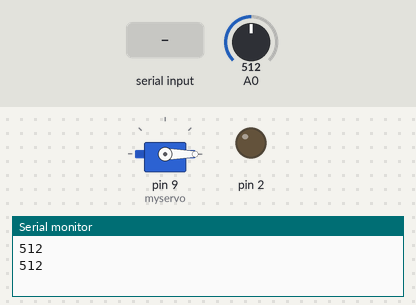
A sketch run on a simulated Arduino Uno, built with avr-gcc and run on an emulated ATmega328P. On the bench: servo, output pins drawn as LEDs (lit = HIGH), the last lines printed to the serial monitor. Inputs (shaded band) come from the test bench; at power-on: A0 = 512.

Above: at 1.2 s.
1.3 s: "2" received over Serial
At 2.45 s:
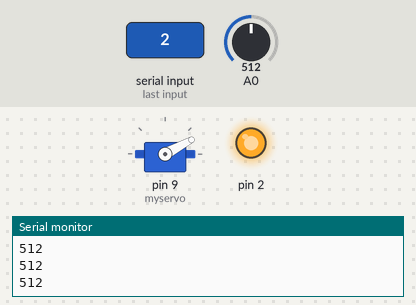
At 7.9 s:
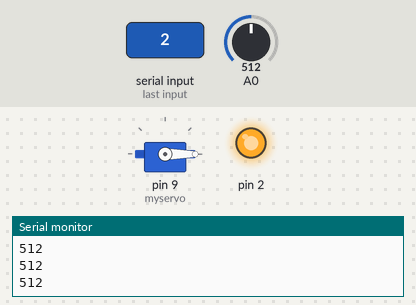
Timing chart, 0 to 10.0 s (numbered marks = the images above; inputs shaded):
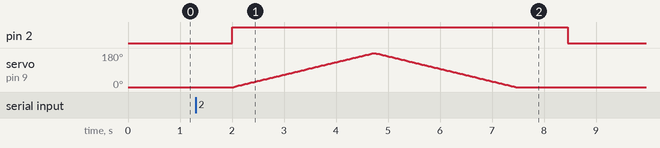

Measured:
- after the input at 1.3 s, pin 2: LOW → HIGH after 0.70 s, → LOW 6.5 s later; servo on pin 9 (myservo): rises from 0° to 180° in 2.7 s, then falls to 0° in 2.7 s

The sketch:

soil.ino
```cpp
#include <Servo.h>
Servo myservo;
int pos = 0;
void setup(){

  Serial.begin(9600);
  pinMode(2, OUTPUT);
  myservo.attach(9);
}

void loop(){

  //Serial.print("Moisture Sensor Value:");
  Serial.println(analogRead(A0));

  if (Serial.read() == '2')
  {
    digitalWrite(2, HIGH);
    for (pos = 0; pos <= 180; pos++){ // goes from 0 degrees to 180 degrees
    // in steps of 1 degree
      myservo.write(pos);              // tell servo to go to position in variable 'pos'                      // waits 15ms for the servo to reach the position
        delay(15);
    }
    for (pos = 180; pos >= 0; pos--) { // goes from 180 degrees to 0 degrees
      myservo.write(pos);              // tell servo to go to position in variable 'pos'                      // waits 15ms for the servo to reach the position
      delay(15);
    }

  }
  else
  {
    digitalWrite(2, LOW);
    myservo.write(0);
  }
  delay(1000);

}
```
